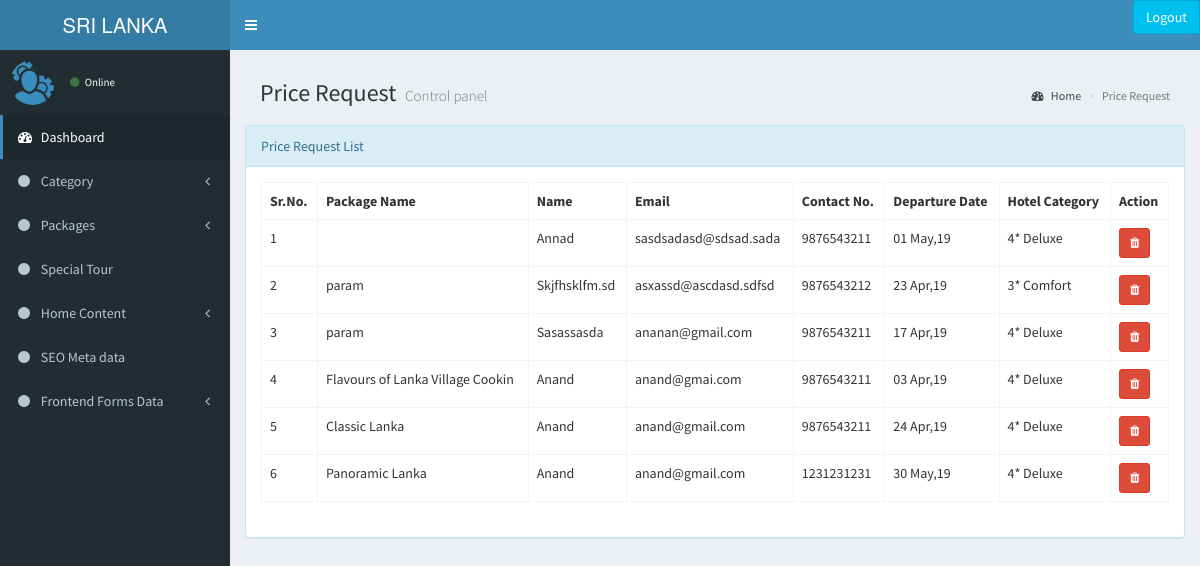
Screenshot of /index.php/enquiry/enquiry_list with the database file from the repository.
### tables this page shows
CREATE TABLE `price_request` (
  `id` int(11) NOT NULL,
  `package_name` varchar(32) NOT NULL,
  `c_name` varchar(255) NOT NULL,
  `c_email` varchar(255) NOT NULL,
  `c_phone` varchar(255) NOT NULL,
  `date` date NOT NULL,
  `Category` varchar(255) NOT NULL
);

### application/controllers/Enquiry.php (called while the page is built, shortened)
<?php defined('BASEPATH') OR exit('No dirrect script Accesss allowed');
class Enquiry extends CI_Controller{
	public function enquiry_list()
	{
		$this->load->model('Frontend_model');
		$data = $this->Frontend_model->get_price_request();
		$this->load->view('admin/price_request_list',array('data'=> $data));
	}
}

### index.php (called while the page is built, shortened)
<?php
require_once BASEPATH.'core/CodeIgniter.php';

### application/models/Frontend_model.php (called while the page is built, shortened)
<?php
class Frontend_model extends CI_Model{
   public function get_price_request(){
   	$data = $this->db->get('price_request');
   	 return $data->result_array();
   }
}

### application/views/admin/price_request_list.php (the view, shortened to what this page needs)
<div class="content-wrapper">
  <section class="content">
    <section class="content-header">
      <h1>
      Price Request
      <small>Control panel</small>
      </h1>
      <ol class="breadcrumb">
        <li><a href="#"><i class="fa fa-dashboard"></i> Home</a></li>
        <li class="active">Price Request</li>
      </ol>
    </section>
    <div class="panel panel-info">
      <div class="panel-heading">Price Request List   </div>
      <div class="panel-body">
        <div  class="row" >
          <div class="col-md-12">
            <table class="table table-hover table-bordered">
              <tr>
                <th>Sr.No.</th>
                <th>Package Name</th>
                <th>Name</th>
                <th>Email</th>
                <th>Contact No.</th>
                <th>Departure Date</th>
                <th>Hotel Category</th>
                <th>Action</th>
              </tr>
              <?php $i=1;
              foreach($data as $row) { $id = $row['id']; ?>
              <tr>
                <td><?php echo $i; ?></td>
                <td><?php echo $row['package_name']; ?></td>
                <td><?php echo ucfirst($row['c_name']); ?></td>
                <td><?php echo $row['c_email']; ?></td>
                <td><?php echo $row['c_phone']; ?></td>
                <td><?php echo date('d M,y',strtotime($row['date'])); ?></td>
                <td><?php echo $row['Category']; ?></td>
                  <td><a href="<?php echo base_url("enquiry/delete/".$row['id']); ?>">
                    <button class="btn btn-danger  btn-sm" onclick="return remove();"><span class="fa fa-trash"></span></button></a></td>
                  </tr>
                  <?php $i++;} ?>
                </table>
              </div>
            </div></div>
          </section>
        </div>

### rows the page displays
price_request: c_name "Annad", c_email "sasdsadasd@sdsad.sada", c_phone "9876543211", date "01 May,19", Category "4* Deluxe"
price_request: package_name "param", c_name "Skjfhsklfm.sd", c_email "asxassd@ascdasd.sdfsd", c_phone "9876543212", date "23 Apr,19", Category "3* Comfort"
price_request: package_name "param", c_name "Sasassasda", c_email "ananan@gmail.com", c_phone "9876543211", date "17 Apr,19", Category "4* Deluxe"
price_request: package_name "Flavours of Lanka Village Cookin", c_name "Anand", c_email "anand@gmai.com", c_phone "9876543211", date "03 Apr,19", Category "4* Deluxe"
price_request: package_name "Classic Lanka", c_name "Anand", c_email "anand@gmail.com", c_phone "9876543211", date "24 Apr,19", Category "4* Deluxe"
price_request: package_name "Panoramic Lanka", c_name "Anand", c_email "anand@gmail.com", c_phone "1231231231", date "30 May,19", Category "4* Deluxe"
